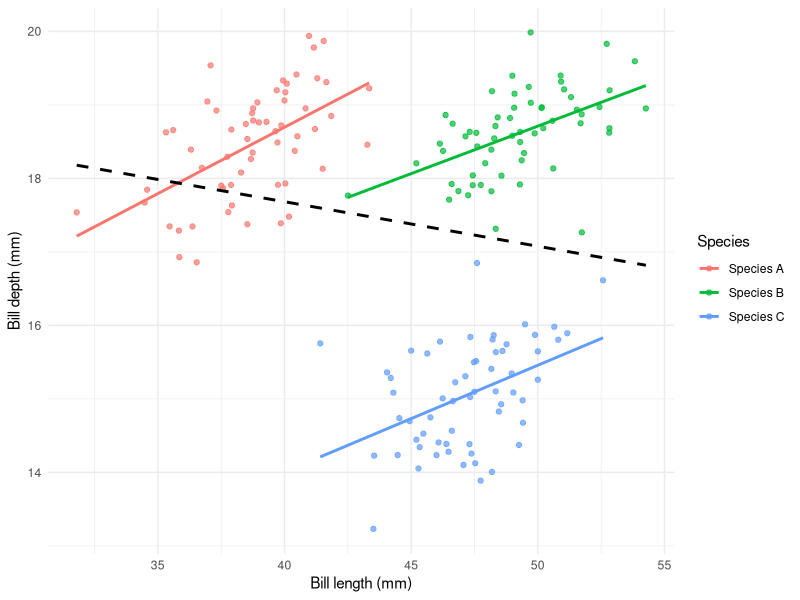

Source code (R):
## ---- chunk 1
#| label: fig-simpson
#| fig-cap: 'The reversal of an association upon pooling. Within each synthetic species bill depth rises with bill length (solid lines); across the pooled sample the fitted line falls (dashed). Because the figure is computed when the book is built, the described reversal cannot drift from the code that produces it.'
#| fig-alt: 'A scatter plot of bill depth against bill length for three synthetic species, each drawn in its own color. Within every species the points trend upward and carry a solid fitted line of positive slope. A single dashed line fitted to all the points pooled together is nearly flat with a slight downward tilt, the opposite sign from all three within-species lines, because the species clusters sit at descending heights as bill length increases.'
#| echo: true
#| message: false
#| warning: false
#| fig-width: 6
#| fig-height: 4

library(dplyr)
library(tibble)
library(ggplot2)

set.seed(2024)

make_species <- function(name, mean_length, base_depth,
                         n = 60) {
  bill_length <- rnorm(n, mean = mean_length, sd = 2.2)
  bill_depth <- base_depth +
    0.15 * (bill_length - mean_length) +
    rnorm(n, sd = 0.6)
  tibble(species = name,
         bill_length = bill_length,
         bill_depth = bill_depth)
}

penguin_like <- bind_rows(
  make_species('Species A', mean_length = 39,
               base_depth = 18.5),
  make_species('Species B', mean_length = 49,
               base_depth = 18.5),
  make_species('Species C', mean_length = 47,
               base_depth = 15.0)
)

ggplot(penguin_like,
       aes(bill_length, bill_depth)) +
  geom_point(aes(colour = species), alpha = 0.7) +
  geom_smooth(aes(colour = species), method = 'lm',
              se = FALSE) +
  geom_smooth(method = 'lm', se = FALSE,
              colour = 'black', linetype = 'dashed') +
  labs(x = 'Bill length (mm)',
       y = 'Bill depth (mm)',
       colour = 'Species') +
  theme_minimal()
## ---- chunk 2
#| label: seal-inline
#| echo: true

d <- survival::diabetic
laser <- d[d$trt == 1, ]
n_eyes <- nrow(laser)
n_events <- sum(laser$status)
pct <- round(100 * n_events / n_eyes, 1)
